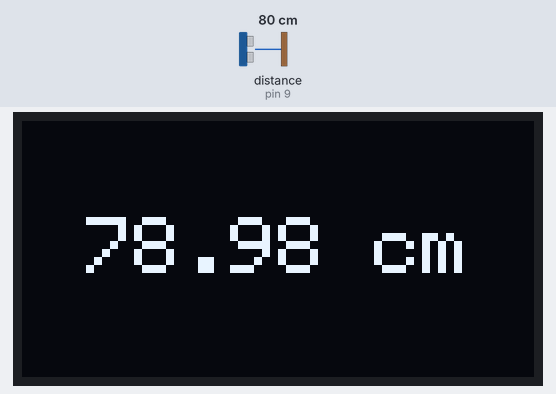
Simulated run of this sketch. Board: Arduino Uno, built with avr-gcc and run on an emulated ATmega328P. Parts: 128×64 one-colour display. Wiring (inferred from the names in the program): ultrasonic range finder: trigger pin 5; echo pin 9. The inputs (shaded band) are chosen by the test bench; at power-on: distance to the obstacle (sensor on pin 9) 80 cm. The echo pulse lasts 58.3 µs per cm; what the sketch prints to the serial monitor is not drawn.

Above: at 3.2 s.
3.3 s: distance to the obstacle (sensor on pin 9) set to 2 cm
At 4.4 s:
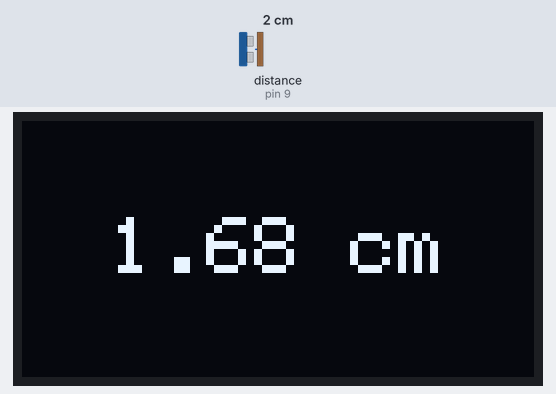
4.8 s: distance to the obstacle (sensor on pin 9) set to 60 cm
At 6.0 s:
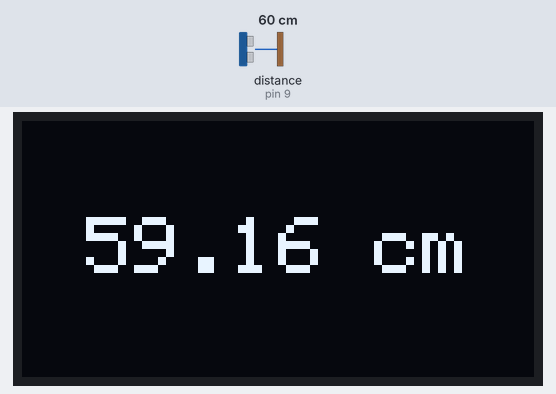
6.3 s: distance to the obstacle (sensor on pin 9) set to 4 cm
At 6.8 s:
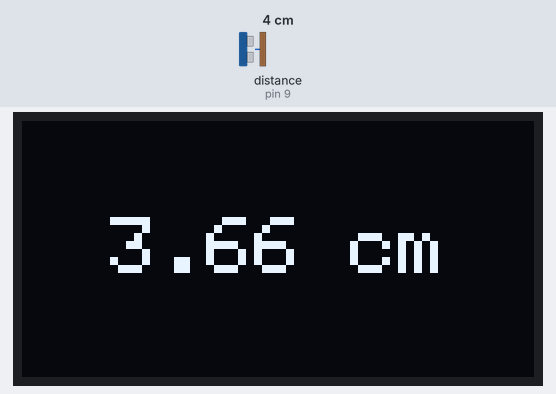
7.8 s: distance to the obstacle (sensor on pin 9) set to 120 cm
At 9.0 s:
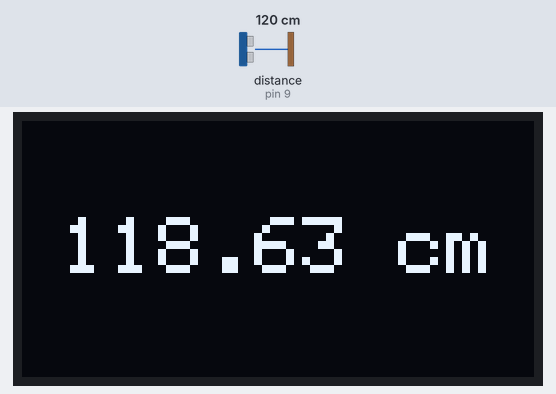
9.5 s: distance to the obstacle (sensor on pin 9) set to 9 cm
At 10.02 s:
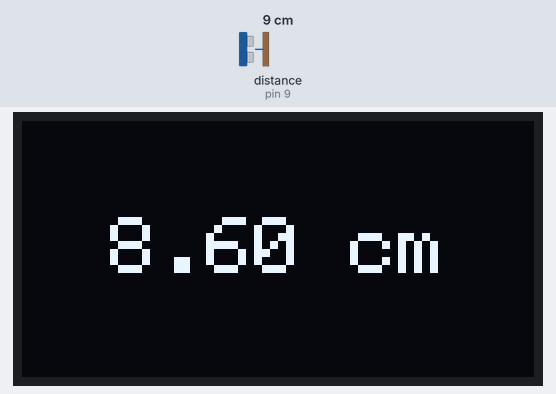
11.0 s: distance to the obstacle (sensor on pin 9) set to 18 cm
At 11.8 s:
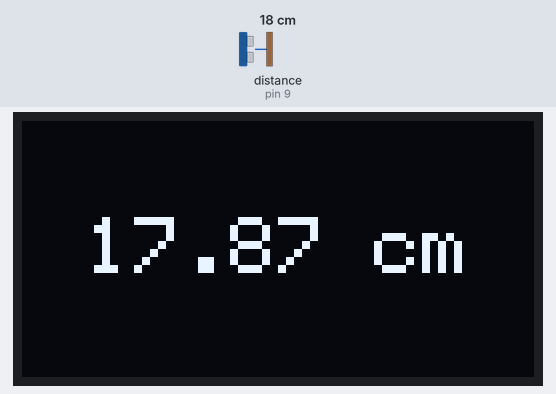

The sketch:

UltraSonicSensorOLED.ino
```cpp
#include <Wire.h>
#include <Adafruit_GFX.h>
#include <Adafruit_SSD1306.h>

#define SCREEN_WIDTH 128 // OLED display width,  in pixels
#define SCREEN_HEIGHT 64 // OLED display height, in pixels

#define TRIG_PIN  5 // The Arduino UNO R4 pin connected to Ultrasonic Sensor's TRIG pin
#define ECHO_PIN  9 // The Arduino UNO R4 pin connected to Ultrasonic Sensor's ECHO pin

Adafruit_SSD1306 oled(SCREEN_WIDTH, SCREEN_HEIGHT, &Wire, -1); // create SSD1306 display object connected to I2C

String tempString;

void setup() {
  Serial.begin(9600);

  pinMode(TRIG_PIN, OUTPUT);
  pinMode(ECHO_PIN, INPUT);

  // initialize OLED display with address 0x3C for 128x64
  if (!oled.begin(SSD1306_SWITCHCAPVCC, 0x3C)) {
    Serial.println(F("SSD1306 allocation failed"));
    while (true);
  }

  delay(2000);         // wait for initializing
  oled.clearDisplay(); // clear display

  oled.setTextSize(2);      // text size
  oled.setTextColor(WHITE); // text color
  oled.setCursor(0, 10);    // position to display

  tempString.reserve(10);   // to avoid fragmenting memory when using String
}

void loop() {
  // generate 2-microsecond pulse to TRIG pin
  digitalWrite(TRIG_PIN, HIGH);
  delayMicroseconds(2);
  digitalWrite(TRIG_PIN, LOW);

  // measure duration of pulse from ECHO pin
  long duration_us = pulseIn(ECHO_PIN, HIGH);
  // calculate the distance
  float distance_cm = 0.017 * duration_us;

  // print the value to Serial Monitor
  Serial.print("distance: ");
  Serial.print(distance_cm);
  Serial.println(" cm");

  tempString  = String(distance_cm, 2); // two decimal places
  tempString += " cm";

  Serial.println(tempString);    // print the temperature in Celsius to Serial Monitor
  oledDisplayCenter(tempString); // display temperature on OLED
}

void oledDisplayCenter(String text) {
  int16_t x1;
  int16_t y1;
  uint16_t width;
  uint16_t height;

  oled.getTextBounds(text, 0, 0, &x1, &y1, &width, &height);

  // display on horizontal and vertical center
  oled.clearDisplay(); // clear display
  oled.setCursor((SCREEN_WIDTH - width) / 2, (SCREEN_HEIGHT - height) / 2);
  oled.println(text); // text to display
  oled.display();
}
```

Measured:
- after the input at 3.3 s, the display: changes after 0.05 s (image 1)
- after the input at 4.8 s, the display: changes after 0.06 s (image 2)
- after the input at 6.3 s, the display: changes after 0.06 s (image 3)
- after the input at 7.8 s, the display: first differs from a run without the input after 0.05 s (image 4)
- after the input at 9.5 s, the display: changes after 0.05 s (image 5)
- what the display in image 2 shows lasts 0.9 s, from 5.3 s to 6.2 s
